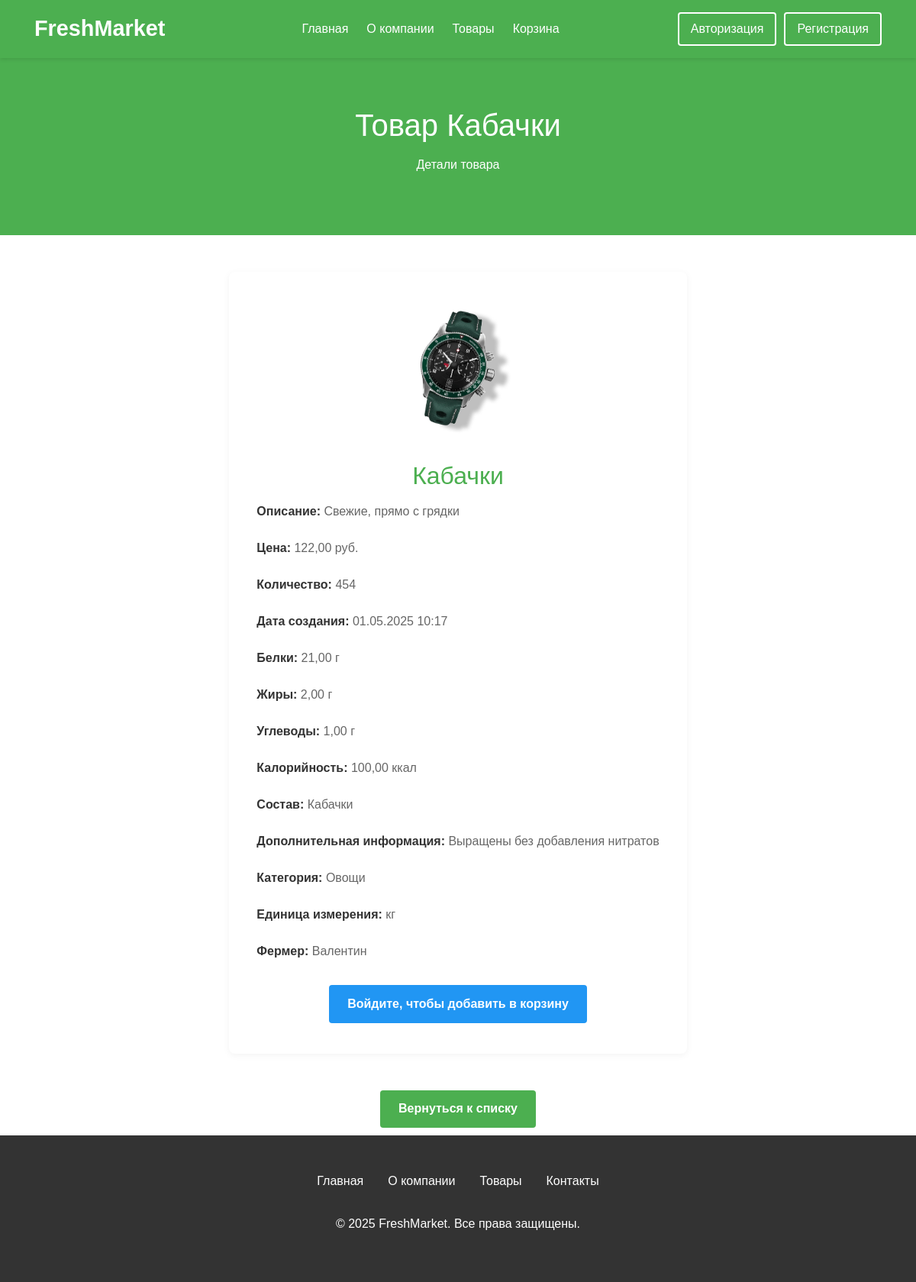
The page /admin-panel/product/detail/1 on the database its author committed.
### products/models.py (models this page shows, shortened)
class Product(models.Model):
    name = models.CharField(max_length=150, verbose_name="Название")
    description = models.TextField(verbose_name="Описание")
    price = models.DecimalField(
        max_digits=10,
        decimal_places=2,
        validators=[MinValueValidator(0.01)],
        verbose_name="Цена"
    )
    quantity = models.PositiveIntegerField(verbose_name="Количество")
    created_at = models.DateTimeField(auto_now_add=True, verbose_name="Дата создания")
    image = models.ImageField(upload_to='products/', verbose_name="Изображение")
    squirrels = models.DecimalField(max_digits=10, decimal_places=2, verbose_name="Белки")
    fats = models.DecimalField(max_digits=10, decimal_places=2, verbose_name="Жиры")
    carbohydrates = models.DecimalField(max_digits=10, decimal_places=2, verbose_name="Углеводы")
    calorie_content = models.DecimalField(max_digits=10, decimal_places=2, verbose_name="Калорийность")
    composition = models.TextField(verbose_name="Состав")
    additional_info = models.TextField(verbose_name="Дополнительная информация", blank=True, null=True)
    category = models.ForeignKey(
        Category,
        on_delete=models.CASCADE,
        verbose_name="Категория"
    )
    unit_of_measurement = models.ForeignKey(
        UnitOfMeasurement,
        on_delete=models.CASCADE,
        verbose_name="Единица измерения"
    )
    farmer = models.ForeignKey(
        Farmer,
        on_delete=models.CASCADE,
        verbose_name="Фермер", null=True
    )
    class Meta:
        verbose_name = "Продукт"
        verbose_name_plural = "Продукты"

class Category(models.Model):
    name = models.CharField(max_length=150, unique=True, verbose_name="Название категории")
    class Meta:
        verbose_name = "Категория"
        verbose_name_plural = "Категории"

class UnitOfMeasurement(models.Model):
    name = models.CharField(max_length=10, unique=True, verbose_name="Единица измерения")
    class Meta:
        verbose_name = "Единица измерения"
        verbose_name_plural = "Единицы измерения"

class Farmer(models.Model):
    name = models.CharField(max_length=100, verbose_name="Имя фермера")
    contact = models.CharField(max_length=20, verbose_name="Контактный телефон")
    address = models.TextField(verbose_name="Адрес фермы")
    description = models.TextField(verbose_name="Описание хозяйства")
    photo = models.ImageField(upload_to='farmers/', default="farmers/unknown.jpg", verbose_name="Фото фермера", null=True, blank=True)
    registration_number = models.CharField(
        max_length=50,
        verbose_name="Регистрационный номер",
        unique=True,
    )
    created_at = models.DateTimeField(auto_now_add=True, verbose_name="Дата регистрации")
    class Meta:
        verbose_name = "Фермер"
        verbose_name_plural = "Фермеры"

### products/views.py (the view)
# urls.py: path('admin-panel/product/detail/<int:pk>', views.ProductDetailView.as_view(), name="product_detail"),
class ProductDetailView(DetailView):
    model = models.Product
    queryset = models.Product.objects.all()
    template_name = 'products/admin/product/detail.html'
    context_object_name = 'product'
    def get(self, request, *args, **kwargs):
        product = self.get_object()
        product_in_cart = False
        if request.user.is_authenticated and not (request.user.is_staff or request.user.is_superuser):
            basket = Basket(request)
            product_in_cart = (basket.get(product) is not None)
        context = {
            'product': product,
            'product_in_cart': product_in_cart,
        }
        return self.render_to_response(context)

### products/templates/products/admin/product/detail.html (shortened to what this page needs)
{% extends 'products/base.html' %}
{% load static %}
{% block content %}
<section class="page-header">
    <div class="container">
        <h1 class="hidden-text">Товар {{ product.name }}</h1>
        <p>Детали товара</p>
    </div>
</section>
<div class="container">
    <div class="detail-card">
        <img src="{{ product.image.url }}" alt="{{ product.name }}">
        <h2>{{ product.name }}</h2>
        <div class="info">
            <p><span class="label">Описание:</span> {{ product.description }}</p>
            <p><span class="label">Цена:</span> {{ product.price }} руб.</p>
            <p><span class="label">Количество:</span> {{ product.quantity }}</p>
            <p><span class="label">Дата создания:</span> {{ product.created_at|date:"d.m.Y H:i" }}</p>
            <p><span class="label">Белки:</span> {{ product.squirrels }} г</p>
            <p><span class="label">Жиры:</span> {{ product.fats }} г</p>
            <p><span class="label">Углеводы:</span> {{ product.carbohydrates }} г</p>
            <p><span class="label">Калорийность:</span> {{ product.calorie_content }} ккал</Recompile>
            <p><span class="label">Состав:</span> {{ product.composition }}</p>
            <p><span class="label">Дополнительная информация:</span> {{ product.additional_info }}</p>
            <p><span class="label">Категория:</span> {{ product.category.name }}</p>
            <p><span class="label">Единица измерения:</span> {{ product.unit_of_measurement.name }}</p>
            <p><span class="label">Фермер:</span> {{ product.farmer.name }}</p>
        </div>
         {% if user.is_authenticated %}
            {% if user.is_staff or user.is_superuser %}
                <a href="{% url 'product_edit' product.id %}" class="btn">Изменить</a>
                <a href="{% url 'product_delete' product.id %}" class="btn btn-delete">Удалить</a>
            {% else %}
                {% if product_in_cart %}
                    <a href="{% url 'cart' %}" class="btn btn-cart">Перейти в корзину</a>
                {% else %}
                    <form method="post" action="{% url 'basket_add' product.id %}" style="display: inline;">
                        {% csrf_token %}
                        <input type="hidden" name="quantity" value="1">
                        <button type="submit" class="btn btn-cart">Добавить в корзину</button>
                    </form>
                {% endif %}
            {% endif %}
        {% else %}
            <a href="{% url 'login' %}" class="btn btn-cart">Войдите, чтобы добавить в корзину</a>
        {% endif %}
    </div>
    <a href="{% url 'product_list' %}" class="btn back-btn">Вернуться к списку</a>
</div>
{% endblock content %}

### products/static/products/css/base.css (style rules this page uses)
* { margin: 0; padding: 0; box-sizing: border-box; font-family: 'Arial', sans-serif; }
body { background-color: #f9f9f9; color: #333; display: flex; flex-direction: column; min-height: 100vh; }
.hidden-text { display: -webkit-box; -webkit-line-clamp: 2; -webkit-box-orient: vertical; overflow: hidden; text-overflow: ellipsis; }

### products/static/products/css/header.css (style rules this page uses)
.container { width: 90%; max-width: 1200px; margin: 0 auto; }

### products/templates/products/admin/product/detail.html (style rules this page uses)
.page-header { background-color: #4CAF50; color: white; padding: 4rem 0; text-align: center; margin-bottom: 3rem; }
.page-header h1 { font-size: 2.5rem; margin-bottom: 1rem; }
.detail-card { background-color: white; border-radius: 8px; box-shadow: 0 2px 10px rgba(0,0,0,0.05); padding: 2rem; text-align: center; max-width: 600px; margin: 0 auto 3rem; }
.detail-card h2 { margin-bottom: 1rem; color: #4CAF50; }
.detail-card p { color: #666; margin-bottom: 1.5rem; text-align: left; }
.detail-card .label { font-weight: bold; color: #333; }
.btn { display: inline-block; background-color: #4CAF50; color: white; padding: 0.8rem 1.5rem; border-radius: 4px; text-decoration: none; font-weight: bold; transition: all 0.3s ease; margin: 0.5rem; border: none; cursor: pointer; }
.btn-cart { background-color: #2196F3; }
.back-btn { display: block; width: fit-content; margin: 10px auto; }
.info { margin: 0 auto; width: fit-content; }
img { max-width: 200px; height: auto; border-radius: 8px; margin-bottom: 1rem; object-fit: contain; }

### rows shown on the page
Product: name "Кабачки", image (picture), description "Свежие, прямо с грядки", price "122,00", quantity "454", created_at "01.05.2025 10:17", squirrels "21,00", fats "2,00", carbohydrates "1,00", calorie_content "100,00", composition "Кабачки", additional_info "Выращены без добавления нитратов", category.name "Овощи", unit_of_measurement.name "кг", farmer.name "Валентин"
